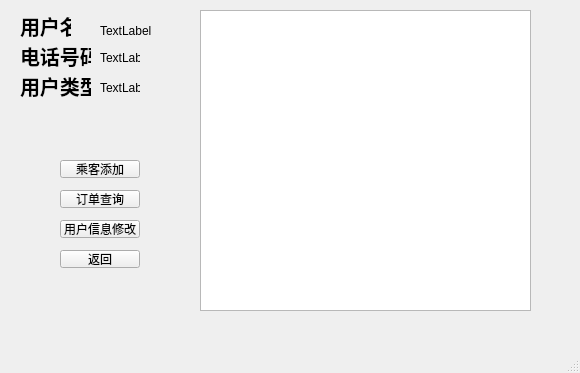
<?xml version="1.0" encoding="UTF-8"?>
<ui version="4.0">
 <class>My</class>
 <widget class="QMainWindow" name="My">
  <property name="geometry">
   <rect>
    <x>0</x>
    <y>0</y>
    <width>580</width>
    <height>373</height>
   </rect>
  </property>
  <property name="windowTitle">
   <string>MainWindow</string>
  </property>
  <widget class="QWidget" name="centralwidget">
   <widget class="QLabel" name="label">
    <property name="geometry">
     <rect>
      <x>20</x>
      <y>10</y>
      <width>51</width>
      <height>31</height>
     </rect>
    </property>
    <property name="font">
     <font>
      <family>宋体</family>
      <pointsize>15</pointsize>
      <bold>true</bold>
     </font>
    </property>
    <property name="text">
     <string>用户名</string>
    </property>
   </widget>
   <widget class="QLabel" name="label_2">
    <property name="geometry">
     <rect>
      <x>20</x>
      <y>40</y>
      <width>71</width>
      <height>31</height>
     </rect>
    </property>
    <property name="font">
     <font>
      <family>宋体</family>
      <pointsize>15</pointsize>
      <bold>true</bold>
     </font>
    </property>
    <property name="text">
     <string>电话号码</string>
    </property>
   </widget>
   <widget class="QLabel" name="label_3">
    <property name="geometry">
     <rect>
      <x>20</x>
      <y>70</y>
      <width>71</width>
      <height>31</height>
     </rect>
    </property>
    <property name="font">
     <font>
      <family>宋体</family>
      <pointsize>15</pointsize>
      <bold>true</bold>
     </font>
    </property>
    <property name="text">
     <string>用户类型</string>
    </property>
   </widget>
   <widget class="QPushButton" name="look">
    <property name="geometry">
     <rect>
      <x>60</x>
      <y>160</y>
      <width>80</width>
      <height>18</height>
     </rect>
    </property>
    <property name="text">
     <string>乘客添加</string>
    </property>
   </widget>
   <widget class="QPushButton" name="query">
    <property name="geometry">
     <rect>
      <x>60</x>
      <y>190</y>
      <width>80</width>
      <height>18</height>
     </rect>
    </property>
    <property name="text">
     <string>订单查询</string>
    </property>
   </widget>
   <widget class="QPushButton" name="modify">
    <property name="geometry">
     <rect>
      <x>60</x>
      <y>220</y>
      <width>80</width>
      <height>18</height>
     </rect>
    </property>
    <property name="text">
     <string>用户信息修改</string>
    </property>
   </widget>
   <widget class="QLabel" name="label_5">
    <property name="geometry">
     <rect>
      <x>100</x>
      <y>50</y>
      <width>40</width>
      <height>16</height>
     </rect>
    </property>
    <property name="text">
     <string>TextLabel</string>
    </property>
   </widget>
   <widget class="QLabel" name="label_6">
    <property name="geometry">
     <rect>
      <x>100</x>
      <y>80</y>
      <width>40</width>
      <height>16</height>
     </rect>
    </property>
    <property name="text">
     <string>TextLabel</string>
    </property>
   </widget>
   <widget class="QTableView" name="PassengerView">
    <property name="geometry">
     <rect>
      <x>200</x>
      <y>10</y>
      <width>331</width>
      <height>301</height>
     </rect>
    </property>
    <attribute name="horizontalHeaderCascadingSectionResizes">
     <bool>false</bool>
    </attribute>
   </widget>
   <widget class="QPushButton" name="back2">
    <property name="geometry">
     <rect>
      <x>60</x>
      <y>250</y>
      <width>80</width>
      <height>18</height>
     </rect>
    </property>
    <property name="text">
     <string>返回</string>
    </property>
   </widget>
   <widget class="QLabel" name="label_4">
    <property name="geometry">
     <rect>
      <x>100</x>
      <y>20</y>
      <width>71</width>
      <height>21</height>
     </rect>
    </property>
    <property name="text">
     <string>TextLabel</string>
    </property>
   </widget>
  </widget>
  <widget class="QMenuBar" name="menubar">
   <property name="geometry">
    <rect>
     <x>0</x>
     <y>0</y>
     <width>580</width>
     <height>18</height>
    </rect>
   </property>
  </widget>
  <widget class="QStatusBar" name="statusbar"/>
 </widget>
 <resources/>
 <connections/>
</ui>
